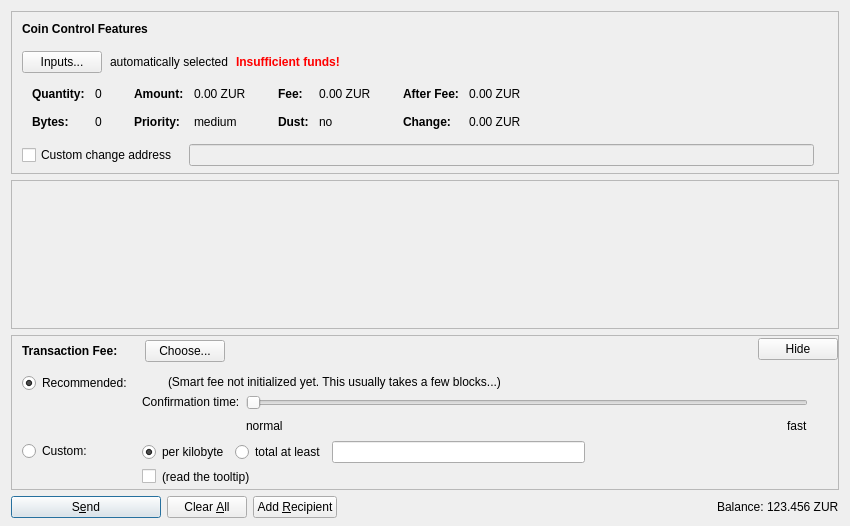
<?xml version="1.0" encoding="UTF-8"?>
<ui version="4.0">
 <class>SendCoinsDialog</class>
 <widget class="QDialog" name="SendCoinsDialog">
  <property name="geometry">
   <rect>
    <x>0</x>
    <y>0</y>
    <width>850</width>
    <height>526</height>
   </rect>
  </property>
  <property name="windowTitle">
   <string>Send Coins</string>
  </property>
  <layout class="QVBoxLayout" name="verticalLayout" stretch="0,1,0,0">
   <property name="bottomMargin">
    <number>8</number>
   </property>
   <item>
    <widget class="QFrame" name="frameCoinControl">
     <property name="sizePolicy">
      <sizepolicy hsizetype="Expanding" vsizetype="Expanding">
       <horstretch>0</horstretch>
       <verstretch>0</verstretch>
      </sizepolicy>
     </property>
     <property name="maximumSize">
      <size>
       <width>16777215</width>
       <height>16777215</height>
      </size>
     </property>
     <property name="frameShape">
      <enum>QFrame::StyledPanel</enum>
     </property>
     <property name="frameShadow">
      <enum>QFrame::Sunken</enum>
     </property>
     <layout class="QVBoxLayout" name="verticalLayoutCoinControl2">
      <property name="spacing">
       <number>0</number>
      </property>
      <property name="leftMargin">
       <number>0</number>
      </property>
      <property name="topMargin">
       <number>0</number>
      </property>
      <property name="rightMargin">
       <number>0</number>
      </property>
      <property name="bottomMargin">
       <number>6</number>
      </property>
      <item>
       <layout class="QVBoxLayout" name="verticalLayoutCoinControl" stretch="0,0,0,0,1">
        <property name="spacing">
         <number>0</number>
        </property>
        <property name="leftMargin">
         <number>10</number>
        </property>
        <property name="topMargin">
         <number>10</number>
        </property>
        <item>
         <layout class="QHBoxLayout" name="horizontalLayoutCoinControl1">
          <property name="bottomMargin">
           <number>15</number>
          </property>
          <item>
           <widget class="QLabel" name="labelCoinControlFeatures">
            <property name="sizePolicy">
             <sizepolicy hsizetype="Preferred" vsizetype="Maximum">
              <horstretch>0</horstretch>
              <verstretch>0</verstretch>
             </sizepolicy>
            </property>
            <property name="font">
             <font>
              <weight>75</weight>
              <bold>true</bold>
             </font>
            </property>
            <property name="styleSheet">
             <string notr="true">font-weight:bold;</string>
            </property>
            <property name="text">
             <string>Coin Control Features</string>
            </property>
           </widget>
          </item>
         </layout>
        </item>
        <item>
         <layout class="QHBoxLayout" name="horizontalLayoutCoinControl2" stretch="0,0,0,0">
          <property name="spacing">
           <number>8</number>
          </property>
          <property name="bottomMargin">
           <number>10</number>
          </property>
          <item>
           <widget class="QPushButton" name="pushButtonCoinControl">
            <property name="styleSheet">
             <string notr="true"/>
            </property>
            <property name="text">
             <string>Inputs...</string>
            </property>
            <property name="autoDefault">
             <bool>false</bool>
            </property>
           </widget>
          </item>
          <item>
           <widget class="QLabel" name="labelCoinControlAutomaticallySelected">
            <property name="text">
             <string>automatically selected</string>
            </property>
            <property name="margin">
             <number>5</number>
            </property>
           </widget>
          </item>
          <item>
           <widget class="QLabel" name="labelCoinControlInsuffFunds">
            <property name="font">
             <font>
              <weight>75</weight>
              <bold>true</bold>
             </font>
            </property>
            <property name="styleSheet">
             <string notr="true">color:red;font-weight:bold;</string>
            </property>
            <property name="text">
             <string>Insufficient funds!</string>
            </property>
            <property name="margin">
             <number>5</number>
            </property>
           </widget>
          </item>
          <item>
           <spacer name="horizontalSpacerCoinControl">
            <property name="orientation">
             <enum>Qt::Horizontal</enum>
            </property>
            <property name="sizeHint" stdset="0">
             <size>
              <width>40</width>
              <height>1</height>
             </size>
            </property>
           </spacer>
          </item>
         </layout>
        </item>
        <item>
         <widget class="QWidget" name="widgetCoinControl" native="true">
          <property name="sizePolicy">
           <sizepolicy hsizetype="Preferred" vsizetype="Preferred">
            <horstretch>0</horstretch>
            <verstretch>0</verstretch>
           </sizepolicy>
          </property>
          <property name="minimumSize">
           <size>
            <width>0</width>
            <height>0</height>
           </size>
          </property>
          <property name="styleSheet">
           <string notr="true"/>
          </property>
          <layout class="QHBoxLayout" name="horizontalLayoutCoinControl5">
           <property name="leftMargin">
            <number>0</number>
           </property>
           <property name="topMargin">
            <number>0</number>
           </property>
           <property name="rightMargin">
            <number>0</number>
           </property>
           <property name="bottomMargin">
            <number>0</number>
           </property>
           <item>
            <layout class="QHBoxLayout" name="horizontalLayoutCoinControl3" stretch="0,0,0,1">
             <property name="spacing">
              <number>20</number>
             </property>
             <property name="topMargin">
              <number>0</number>
             </property>
             <property name="bottomMargin">
              <number>10</number>
             </property>
             <item>
              <layout class="QFormLayout" name="formLayoutCoinControl1">
               <property name="horizontalSpacing">
                <number>10</number>
               </property>
               <property name="verticalSpacing">
                <number>14</number>
               </property>
               <property name="leftMargin">
                <number>10</number>
               </property>
               <property name="topMargin">
                <number>4</number>
               </property>
               <property name="rightMargin">
                <number>6</number>
               </property>
               <item row="0" column="0">
                <widget class="QLabel" name="labelCoinControlQuantityText">
                 <property name="font">
                  <font>
                   <weight>75</weight>
                   <bold>true</bold>
                  </font>
                 </property>
                 <property name="text">
                  <string>Quantity:</string>
                 </property>
                 <property name="margin">
                  <number>0</number>
                 </property>
                </widget>
               </item>
               <item row="0" column="1">
                <widget class="QLabel" name="labelCoinControlQuantity">
                 <property name="cursor">
                  <cursorShape>IBeamCursor</cursorShape>
                 </property>
                 <property name="contextMenuPolicy">
                  <enum>Qt::ActionsContextMenu</enum>
                 </property>
                 <property name="text">
                  <string notr="true">0</string>
                 </property>
                 <property name="margin">
                  <number>0</number>
                 </property>
                 <property name="textInteractionFlags">
                  <set>Qt::LinksAccessibleByMouse|Qt::TextSelectableByKeyboard|Qt::TextSelectableByMouse</set>
                 </property>
                </widget>
               </item>
               <item row="1" column="0">
                <widget class="QLabel" name="labelCoinControlBytesText">
                 <property name="font">
                  <font>
                   <weight>75</weight>
                   <bold>true</bold>
                  </font>
                 </property>
                 <property name="text">
                  <string>Bytes:</string>
                 </property>
                </widget>
               </item>
               <item row="1" column="1">
                <widget class="QLabel" name="labelCoinControlBytes">
                 <property name="cursor">
                  <cursorShape>IBeamCursor</cursorShape>
                 </property>
                 <property name="contextMenuPolicy">
                  <enum>Qt::ActionsContextMenu</enum>
                 </property>
                 <property name="text">
                  <string notr="true">0</string>
                 </property>
                 <property name="textInteractionFlags">
                  <set>Qt::LinksAccessibleByMouse|Qt::TextSelectableByKeyboard|Qt::TextSelectableByMouse</set>
                 </property>
                </widget>
               </item>
              </layout>
             </item>
             <item>
              <layout class="QFormLayout" name="formLayoutCoinControl2">
               <property name="horizontalSpacing">
                <number>10</number>
               </property>
               <property name="verticalSpacing">
                <number>14</number>
               </property>
               <property name="leftMargin">
                <number>6</number>
               </property>
               <property name="topMargin">
                <number>4</number>
               </property>
               <property name="rightMargin">
                <number>6</number>
               </property>
               <item row="0" column="0">
                <widget class="QLabel" name="labelCoinControlAmountText">
                 <property name="font">
                  <font>
                   <weight>75</weight>
                   <bold>true</bold>
                  </font>
                 </property>
                 <property name="text">
                  <string>Amount:</string>
                 </property>
                 <property name="margin">
                  <number>0</number>
                 </property>
                </widget>
               </item>
               <item row="0" column="1">
                <widget class="QLabel" name="labelCoinControlAmount">
                 <property name="cursor">
                  <cursorShape>IBeamCursor</cursorShape>
                 </property>
                 <property name="contextMenuPolicy">
                  <enum>Qt::ActionsContextMenu</enum>
                 </property>
                 <property name="text">
                  <string notr="true">0.00 ZUR</string>
                 </property>
                 <property name="textInteractionFlags">
                  <set>Qt::LinksAccessibleByMouse|Qt::TextSelectableByKeyboard|Qt::TextSelectableByMouse</set>
                 </property>
                </widget>
               </item>
               <item row="1" column="0">
                <widget class="QLabel" name="labelCoinControlPriorityText">
                 <property name="font">
                  <font>
                   <weight>75</weight>
                   <bold>true</bold>
                  </font>
                 </property>
                 <property name="text">
                  <string>Priority:</string>
                 </property>
                </widget>
               </item>
               <item row="1" column="1">
                <widget class="QLabel" name="labelCoinControlPriority">
                 <property name="cursor">
                  <cursorShape>IBeamCursor</cursorShape>
                 </property>
                 <property name="contextMenuPolicy">
                  <enum>Qt::ActionsContextMenu</enum>
                 </property>
                 <property name="text">
                  <string notr="true">medium</string>
                 </property>
                 <property name="textInteractionFlags">
                  <set>Qt::LinksAccessibleByMouse|Qt::TextSelectableByKeyboard|Qt::TextSelectableByMouse</set>
                 </property>
                </widget>
               </item>
              </layout>
             </item>
             <item>
              <layout class="QFormLayout" name="formLayoutCoinControl3">
               <property name="horizontalSpacing">
                <number>10</number>
               </property>
               <property name="verticalSpacing">
                <number>14</number>
               </property>
               <property name="leftMargin">
                <number>6</number>
               </property>
               <property name="topMargin">
                <number>4</number>
               </property>
               <property name="rightMargin">
                <number>6</number>
               </property>
               <item row="0" column="0">
                <widget class="QLabel" name="labelCoinControlFeeText">
                 <property name="font">
                  <font>
                   <weight>75</weight>
                   <bold>true</bold>
                  </font>
                 </property>
                 <property name="text">
                  <string>Fee:</string>
                 </property>
                 <property name="margin">
                  <number>0</number>
                 </property>
                </widget>
               </item>
               <item row="0" column="1">
                <widget class="QLabel" name="labelCoinControlFee">
                 <property name="cursor">
                  <cursorShape>IBeamCursor</cursorShape>
                 </property>
                 <property name="contextMenuPolicy">
                  <enum>Qt::ActionsContextMenu</enum>
                 </property>
                 <property name="text">
                  <string notr="true">0.00 ZUR</string>
                 </property>
                 <property name="textInteractionFlags">
                  <set>Qt::LinksAccessibleByMouse|Qt::TextSelectableByKeyboard|Qt::TextSelectableByMouse</set>
                 </property>
                </widget>
               </item>
               <item row="1" column="0">
                <widget class="QLabel" name="labelCoinControlLowOutputText">
                 <property name="font">
                  <font>
                   <weight>75</weight>
                   <bold>true</bold>
                  </font>
                 </property>
                 <property name="text">
                  <string>Dust:</string>
                 </property>
                </widget>
               </item>
               <item row="1" column="1">
                <widget class="QLabel" name="labelCoinControlLowOutput">
                 <property name="cursor">
                  <cursorShape>IBeamCursor</cursorShape>
                 </property>
                 <property name="contextMenuPolicy">
                  <enum>Qt::ActionsContextMenu</enum>
                 </property>
                 <property name="text">
                  <string notr="true">no</string>
                 </property>
                 <property name="textInteractionFlags">
                  <set>Qt::LinksAccessibleByMouse|Qt::TextSelectableByKeyboard|Qt::TextSelectableByMouse</set>
                 </property>
                </widget>
               </item>
              </layout>
             </item>
             <item>
              <layout class="QFormLayout" name="formLayoutCoinControl4">
               <property name="horizontalSpacing">
                <number>10</number>
               </property>
               <property name="verticalSpacing">
                <number>14</number>
               </property>
               <property name="leftMargin">
                <number>6</number>
               </property>
               <property name="topMargin">
                <number>4</number>
               </property>
               <property name="rightMargin">
                <number>6</number>
               </property>
               <item row="0" column="0">
                <widget class="QLabel" name="labelCoinControlAfterFeeText">
                 <property name="font">
                  <font>
                   <weight>75</weight>
                   <bold>true</bold>
                  </font>
                 </property>
                 <property name="text">
                  <string>After Fee:</string>
                 </property>
                 <property name="margin">
                  <number>0</number>
                 </property>
                </widget>
               </item>
               <item row="0" column="1">
                <widget class="QLabel" name="labelCoinControlAfterFee">
                 <property name="cursor">
                  <cursorShape>IBeamCursor</cursorShape>
                 </property>
                 <property name="contextMenuPolicy">
                  <enum>Qt::ActionsContextMenu</enum>
                 </property>
                 <property name="text">
                  <string notr="true">0.00 ZUR</string>
                 </property>
                 <property name="textInteractionFlags">
                  <set>Qt::LinksAccessibleByMouse|Qt::TextSelectableByKeyboard|Qt::TextSelectableByMouse</set>
                 </property>
                </widget>
               </item>
               <item row="1" column="0">
                <widget class="QLabel" name="labelCoinControlChangeText">
                 <property name="font">
                  <font>
                   <weight>75</weight>
                   <bold>true</bold>
                  </font>
                 </property>
                 <property name="text">
                  <string>Change:</string>
                 </property>
                </widget>
               </item>
               <item row="1" column="1">
                <widget class="QLabel" name="labelCoinControlChange">
                 <property name="cursor">
                  <cursorShape>IBeamCursor</cursorShape>
                 </property>
                 <property name="contextMenuPolicy">
                  <enum>Qt::ActionsContextMenu</enum>
                 </property>
                 <property name="text">
                  <string notr="true">0.00 ZUR</string>
                 </property>
                 <property name="textInteractionFlags">
                  <set>Qt::LinksAccessibleByMouse|Qt::TextSelectableByKeyboard|Qt::TextSelectableByMouse</set>
                 </property>
                </widget>
               </item>
              </layout>
             </item>
            </layout>
           </item>
          </layout>
         </widget>
        </item>
        <item>
         <layout class="QHBoxLayout" name="horizontalLayoutCoinControl4" stretch="0,0,0">
          <property name="spacing">
           <number>12</number>
          </property>
          <property name="sizeConstraint">
           <enum>QLayout::SetDefaultConstraint</enum>
          </property>
          <property name="topMargin">
           <number>5</number>
          </property>
          <property name="rightMargin">
           <number>5</number>
          </property>
          <item>
           <widget class="QCheckBox" name="checkBoxCoinControlChange">
            <property name="toolTip">
             <string>If this is activated, but the change address is empty or invalid, change will be sent to a newly generated address.</string>
            </property>
            <property name="text">
             <string>Custom change address</string>
            </property>
           </widget>
          </item>
          <item>
           <widget class="QValidatedLineEdit" name="lineEditCoinControlChange">
            <property name="enabled">
             <bool>false</bool>
            </property>
            <property name="sizePolicy">
             <sizepolicy hsizetype="Expanding" vsizetype="Fixed">
              <horstretch>0</horstretch>
              <verstretch>0</verstretch>
             </sizepolicy>
            </property>
           </widget>
          </item>
          <item>
           <widget class="QLabel" name="labelCoinControlChangeLabel">
            <property name="sizePolicy">
             <sizepolicy hsizetype="Preferred" vsizetype="Expanding">
              <horstretch>0</horstretch>
              <verstretch>0</verstretch>
             </sizepolicy>
            </property>
            <property name="minimumSize">
             <size>
              <width>0</width>
              <height>0</height>
             </size>
            </property>
            <property name="text">
             <string/>
            </property>
            <property name="margin">
             <number>3</number>
            </property>
           </widget>
          </item>
         </layout>
        </item>
        <item>
         <spacer name="verticalSpacerCoinControl">
          <property name="orientation">
           <enum>Qt::Vertical</enum>
          </property>
          <property name="sizeHint" stdset="0">
           <size>
            <width>800</width>
            <height>1</height>
           </size>
          </property>
         </spacer>
        </item>
       </layout>
      </item>
     </layout>
    </widget>
   </item>
   <item>
    <widget class="QScrollArea" name="scrollArea">
     <property name="widgetResizable">
      <bool>true</bool>
     </property>
     <widget class="QWidget" name="scrollAreaWidgetContents">
      <property name="geometry">
       <rect>
        <x>0</x>
        <y>0</y>
        <width>830</width>
        <height>104</height>
       </rect>
      </property>
      <layout class="QVBoxLayout" name="verticalLayout_2" stretch="0,1">
       <property name="leftMargin">
        <number>0</number>
       </property>
       <property name="topMargin">
        <number>0</number>
       </property>
       <property name="rightMargin">
        <number>0</number>
       </property>
       <property name="bottomMargin">
        <number>0</number>
       </property>
       <item>
        <layout class="QVBoxLayout" name="entries">
         <property name="spacing">
          <number>6</number>
         </property>
        </layout>
       </item>
       <item>
        <spacer name="verticalSpacer">
         <property name="orientation">
          <enum>Qt::Vertical</enum>
         </property>
         <property name="sizeHint" stdset="0">
          <size>
           <width>20</width>
           <height>40</height>
          </size>
         </property>
        </spacer>
       </item>
      </layout>
     </widget>
    </widget>
   </item>
   <item>
    <widget class="QFrame" name="frameFee">
     <property name="sizePolicy">
      <sizepolicy hsizetype="Expanding" vsizetype="Expanding">
       <horstretch>0</horstretch>
       <verstretch>0</verstretch>
      </sizepolicy>
     </property>
     <property name="maximumSize">
      <size>
       <width>16777215</width>
       <height>16777215</height>
      </size>
     </property>
     <property name="frameShape">
      <enum>QFrame::StyledPanel</enum>
     </property>
     <property name="frameShadow">
      <enum>QFrame::Sunken</enum>
     </property>
     <layout class="QVBoxLayout" name="verticalLayoutFee1">
      <property name="spacing">
       <number>0</number>
      </property>
      <property name="leftMargin">
       <number>0</number>
      </property>
      <property name="topMargin">
       <number>0</number>
      </property>
      <property name="rightMargin">
       <number>0</number>
      </property>
      <property name="bottomMargin">
       <number>0</number>
      </property>
      <item>
       <layout class="QVBoxLayout" name="verticalLayoutFee2" stretch="0,0,0">
        <property name="spacing">
         <number>0</number>
        </property>
        <property name="leftMargin">
         <number>10</number>
        </property>
        <property name="topMargin">
         <number>0</number>
        </property>
        <item>
         <layout class="QHBoxLayout" name="horizontalLayoutFee1">
          <property name="bottomMargin">
           <number>0</number>
          </property>
          <item>
           <layout class="QVBoxLayout" name="verticalLayoutFee7">
            <property name="spacing">
             <number>0</number>
            </property>
            <item>
             <spacer name="verticalSpacerSmartFee">
              <property name="orientation">
               <enum>Qt::Vertical</enum>
              </property>
              <property name="sizeType">
               <enum>QSizePolicy::Fixed</enum>
              </property>
              <property name="sizeHint" stdset="0">
               <size>
                <width>1</width>
                <height>4</height>
               </size>
              </property>
             </spacer>
            </item>
            <item>
             <layout class="QHBoxLayout" name="horizontalLayoutSmartFee">
              <property name="spacing">
               <number>10</number>
              </property>
              <item>
               <widget class="QLabel" name="labelFeeHeadline">
                <property name="sizePolicy">
                 <sizepolicy hsizetype="Preferred" vsizetype="Maximum">
                  <horstretch>0</horstretch>
                  <verstretch>0</verstretch>
                 </sizepolicy>
                </property>
                <property name="font">
                 <font>
                  <weight>75</weight>
                  <bold>true</bold>
                 </font>
                </property>
                <property name="styleSheet">
                 <string notr="true">font-weight:bold;</string>
                </property>
                <property name="text">
                 <string>Transaction Fee:</string>
                </property>
               </widget>
              </item>
              <item>
               <widget class="QLabel" name="labelFeeMinimized">
                <property name="text">
                 <string/>
                </property>
               </widget>
              </item>
              <item>
               <widget class="QPushButton" name="buttonChooseFee">
                <property name="text">
                 <string>Choose...</string>
                </property>
               </widget>
              </item>
             </layout>
            </item>
            <item>
             <spacer name="verticalSpacer_5">
              <property name="orientation">
               <enum>Qt::Vertical</enum>
              </property>
              <property name="sizeHint" stdset="0">
               <size>
                <width>1</width>
                <height>1</height>
               </size>
              </property>
             </spacer>
            </item>
           </layout>
          </item>
          <item>
           <spacer name="horizontalSpacer_4">
            <property name="orientation">
             <enum>Qt::Horizontal</enum>
            </property>
            <property name="sizeHint" stdset="0">
             <size>
              <width>40</width>
              <height>20</height>
             </size>
            </property>
           </spacer>
          </item>
          <item>
           <widget class="QPushButton" name="buttonMinimizeFee">
            <property name="toolTip">
             <string>collapse fee-settings</string>
            </property>
            <property name="text">
             <string>Hide</string>
            </property>
           </widget>
          </item>
         </layout>
        </item>
        <item>
         <widget class="QFrame" name="frameFeeSelection">
          <layout class="QVBoxLayout" name="verticalLayoutFee12">
           <property name="spacing">
            <number>0</number>
           </property>
           <property name="leftMargin">
            <number>0</number>
           </property>
           <property name="topMargin">
            <number>0</number>
           </property>
           <property name="rightMargin">
            <number>0</number>
           </property>
           <property name="bottomMargin">
            <number>0</number>
           </property>
           <item>
            <layout class="QGridLayout" name="gridLayoutFee">
             <property name="topMargin">
              <number>10</number>
             </property>
             <property name="bottomMargin">
              <number>4</number>
             </property>
             <property name="horizontalSpacing">
              <number>10</number>
             </property>
             <property name="verticalSpacing">
              <number>4</number>
             </property>
             <item row="1" column="1">
              <layout class="QVBoxLayout" name="verticalLayoutFee8">
               <property name="spacing">
                <number>6</number>
               </property>
               <item>
                <layout class="QHBoxLayout" name="horizontalLayoutFee13">
                 <item>
                  <widget class="QRadioButton" name="radioCustomPerKilobyte">
                   <property name="toolTip">
                    <string>If the custom fee is set to 1000 satoshis and the transaction is only 250 bytes, then &quot;per kilobyte&quot; only pays 250 satoshis in fee, while &quot;total at least&quot; pays 1000 satoshis. For transactions bigger than a kilobyte both pay by kilobyte.</string>
                   </property>
                   <property name="text">
                    <string>per kilobyte</string>
                   </property>
                   <property name="checked">
                    <bool>true</bool>
                   </property>
                   <attribute name="buttonGroup">
                    <string notr="true">groupCustomFee</string>
                   </attribute>
                  </widget>
                 </item>
                 <item>
                  <widget class="QRadioButton" name="radioCustomAtLeast">
                   <property name="toolTip">
                    <string>If the custom fee is set to 1000 satoshis and the transaction is only 250 bytes, then &quot;per kilobyte&quot; only pays 250 satoshis in fee, while &quot;total at least&quot; pays 1000 satoshis. For transactions bigger than a kilobyte both pay by kilobyte.</string>
                   </property>
                   <property name="text">
                    <string>total at least</string>
                   </property>
                   <attribute name="buttonGroup">
                    <string notr="true">groupCustomFee</string>
                   </attribute>
                  </widget>
                 </item>
                 <item>
                  <widget class="BitcoinAmountField" name="customFee"/>
                 </item>
                 <item>
                  <spacer name="horizontalSpacer_6">
                   <property name="orientation">
                    <enum>Qt::Horizontal</enum>
                   </property>
                   <property name="sizeHint" stdset="0">
                    <size>
                     <width>1</width>
                     <height>1</height>
                    </size>
                   </property>
                  </spacer>
                 </item>
                </layout>
               </item>
               <item>
                <layout class="QHBoxLayout" name="horizontalLayoutFee8">
                 <item>
                  <widget class="QCheckBox" name="checkBoxMinimumFee">
                   <property name="toolTip">
                    <string>Paying only the minimum fee is just fine as long as there is less transaction volume than space in the blocks. But be aware that this can end up in a never confirming transaction once there is more demand for zurcoin transactions than the network can process.</string>
                   </property>
                   <property name="text">
                    <string/>
                   </property>
                  </widget>
                 </item>
                 <item>
                  <widget class="QLabel" name="labelMinFeeWarning">
                   <property name="enabled">
                    <bool>true</bool>
                   </property>
                   <property name="toolTip">
                    <string>Paying only the minimum fee is just fine as long as there is less transaction volume than space in the blocks. But be aware that this can end up in a never confirming transaction once there is more demand for zurcoin transactions than the network can process.</string>
                   </property>
                   <property name="text">
                    <string>(read the tooltip)</string>
                   </property>
                   <property name="margin">
                    <number>5</number>
                   </property>
                  </widget>
                 </item>
                 <item>
                  <spacer name="horizontalSpacer_2">
                   <property name="orientation">
                    <enum>Qt::Horizontal</enum>
                   </property>
                   <property name="sizeHint" stdset="0">
                    <size>
                     <width>1</width>
                     <height>1</height>
                    </size>
                   </property>
                  </spacer>
                 </item>
                </layout>
               </item>
              </layout>
             </item>
             <item row="0" column="0">
              <layout class="QVBoxLayout" name="verticalLayoutFee4" stretch="0,1">
               <item>
                <widget class="QRadioButton" name="radioSmartFee">
                 <property name="text">
                  <string>Recommended:</string>
                 </property>
                 <property name="checked">
                  <bool>true</bool>
                 </property>
                 <attribute name="buttonGroup">
                  <string notr="true">groupFee</string>
                 </attribute>
                </widget>
               </item>
               <item>
                <spacer name="verticalSpacer_2">
                 <property name="orientation">
                  <enum>Qt::Vertical</enum>
                 </property>
                 <property name="sizeHint" stdset="0">
                  <size>
                   <width>1</width>
                   <height>1</height>
                  </size>
                 </property>
                </spacer>
               </item>
              </layout>
             </item>
             <item row="1" column="0">
              <layout class="QVBoxLayout" name="verticalLayoutFee9" stretch="0,1">
               <item>
                <widget class="QRadioButton" name="radioCustomFee">
                 <property name="text">
                  <string>Custom:</string>
                 </property>
                 <attribute name="buttonGroup">
                  <string notr="true">groupFee</string>
                 </attribute>
                </widget>
               </item>
               <item>
                <spacer name="verticalSpacer_6">
                 <property name="orientation">
                  <enum>Qt::Vertical</enum>
                 </property>
                 <property name="sizeHint" stdset="0">
                  <size>
                   <width>1</width>
                   <height>1</height>
                  </size>
                 </property>
                </spacer>
               </item>
              </layout>
             </item>
             <item row="0" column="1">
              <layout class="QVBoxLayout" name="verticalLayoutFee3" stretch="0,0,1">
               <property name="spacing">
                <number>6</number>
               </property>
               <property name="topMargin">
                <number>2</number>
               </property>
               <item>
                <layout class="QHBoxLayout" name="horizontalLayoutFee12">
                 <item>
                  <widget class="QLabel" name="labelSmartFee">
                   <property name="text">
                    <string/>
                   </property>
                   <property name="margin">
                    <number>2</number>
                   </property>
                  </widget>
                 </item>
                 <item>
                  <widget class="QLabel" name="labelFeeEstimation">
                   <property name="text">
                    <string/>
                   </property>
                  </widget>
                 </item>
                 <item>
                  <widget class="QLabel" name="labelSmartFee2">
                   <property name="text">
                    <string>(Smart fee not initialized yet. This usually takes a few blocks...)</string>
                   </property>
                   <property name="margin">
                    <number>2</number>
                   </property>
                  </widget>
                 </item>
                 <item>
                  <spacer name="horizontalSpacer_5">
                   <property name="orientation">
                    <enum>Qt::Horizontal</enum>
                   </property>
                   <property name="sizeHint" stdset="0">
                    <size>
                     <width>1</width>
                     <height>1</height>
                    </size>
                   </property>
                  </spacer>
                 </item>
                </layout>
               </item>
               <item>
                <layout class="QHBoxLayout" name="horizontalLayoutFee9">
                 <item>
                  <layout class="QVBoxLayout" name="verticalLayoutFee6">
                   <item>
                    <widget class="QLabel" name="labelSmartFee3">
                     <property name="text">
                      <string>Confirmation time:</string>
                     </property>
                     <property name="margin">
                      <number>2</number>
                     </property>
                    </widget>
                   </item>
                   <item>
                    <spacer name="verticalSpacer_3">
                     <property name="orientation">
                      <enum>Qt::Vertical</enum>
                     </property>
                     <property name="sizeHint" stdset="0">
                      <size>
                       <width>1</width>
                       <height>1</height>
                      </size>
                     </property>
                    </spacer>
                   </item>
                  </layout>
                 </item>
                 <item>
                  <layout class="QVBoxLayout" name="verticalLayoutFee5">
                   <property name="rightMargin">
                    <number>30</number>
                   </property>
                   <item>
                    <widget class="QSlider" name="sliderSmartFee">
                     <property name="minimum">
                      <number>0</number>
                     </property>
                     <property name="maximum">
                      <number>24</number>
                     </property>
                     <property name="pageStep">
                      <number>1</number>
                     </property>
                     <property name="value">
                      <number>0</number>
                     </property>
                     <property name="orientation">
                      <enum>Qt::Horizontal</enum>
                     </property>
                     <property name="invertedAppearance">
                      <bool>false</bool>
                     </property>
                     <property name="invertedControls">
                      <bool>false</bool>
                     </property>
                     <property name="tickPosition">
                      <enum>QSlider::NoTicks</enum>
                     </property>
                    </widget>
                   </item>
                   <item>
                    <layout class="QHBoxLayout" name="horizontalLayoutFee10">
                     <item>
                      <widget class="QLabel" name="labelSmartFeeNormal">
                       <property name="text">
                        <string>normal</string>
                       </property>
                      </widget>
                     </item>
                     <item>
                      <spacer name="horizontalSpacer_3">
                       <property name="orientation">
                        <enum>Qt::Horizontal</enum>
                       </property>
                       <property name="sizeHint" stdset="0">
                        <size>
                         <width>40</width>
                         <height>20</height>
                        </size>
                       </property>
                      </spacer>
                     </item>
                     <item>
                      <widget class="QLabel" name="labelSmartFeeFast">
                       <property name="text">
                        <string>fast</string>
                       </property>
                      </widget>
                     </item>
                    </layout>
                   </item>
                  </layout>
                 </item>
                </layout>
               </item>
               <item>
                <spacer name="verticalSpacer_4">
                 <property name="orientation">
                  <enum>Qt::Vertical</enum>
                 </property>
                 <property name="sizeHint" stdset="0">
                  <size>
                   <width>1</width>
                   <height>1</height>
                  </size>
                 </property>
                </spacer>
               </item>
              </layout>
             </item>
            </layout>
           </item>
          </layout>
         </widget>
        </item>
        <item>
         <spacer name="verticalSpacerFee">
          <property name="orientation">
           <enum>Qt::Vertical</enum>
          </property>
          <property name="sizeHint" stdset="0">
           <size>
            <width>800</width>
            <height>1</height>
           </size>
          </property>
         </spacer>
        </item>
       </layout>
      </item>
     </layout>
    </widget>
   </item>
   <item>
    <layout class="QHBoxLayout" name="horizontalLayout">
     <item>
      <widget class="QPushButton" name="sendButton">
       <property name="minimumSize">
        <size>
         <width>150</width>
         <height>0</height>
        </size>
       </property>
       <property name="toolTip">
        <string>Confirm the send action</string>
       </property>
       <property name="text">
        <string>S&amp;end</string>
       </property>
       <property name="icon">
        <iconset resource="../bitcoin.qrc">
         <normaloff>:/icons/send</normaloff>:/icons/send</iconset>
       </property>
       <property name="autoDefault">
        <bool>false</bool>
       </property>
       <property name="default">
        <bool>true</bool>
       </property>
      </widget>
     </item>
     <item>
      <widget class="QPushButton" name="clearButton">
       <property name="sizePolicy">
        <sizepolicy hsizetype="Minimum" vsizetype="Fixed">
         <horstretch>0</horstretch>
         <verstretch>0</verstretch>
        </sizepolicy>
       </property>
       <property name="toolTip">
        <string>Clear all fields of the form.</string>
       </property>
       <property name="text">
        <string>Clear &amp;All</string>
       </property>
       <property name="icon">
        <iconset resource="../bitcoin.qrc">
         <normaloff>:/icons/remove</normaloff>:/icons/remove</iconset>
       </property>
       <property name="autoDefault">
        <bool>false</bool>
       </property>
      </widget>
     </item>
     <item>
      <widget class="QPushButton" name="addButton">
       <property name="toolTip">
        <string>Send to multiple recipients at once</string>
       </property>
       <property name="text">
        <string>Add &amp;Recipient</string>
       </property>
       <property name="icon">
        <iconset resource="../bitcoin.qrc">
         <normaloff>:/icons/add</normaloff>:/icons/add</iconset>
       </property>
       <property name="autoDefault">
        <bool>false</bool>
       </property>
      </widget>
     </item>
     <item>
      <spacer name="horizontalSpacer">
       <property name="orientation">
        <enum>Qt::Horizontal</enum>
       </property>
       <property name="sizeHint" stdset="0">
        <size>
         <width>40</width>
         <height>20</height>
        </size>
       </property>
      </spacer>
     </item>
     <item>
      <layout class="QHBoxLayout" name="horizontalLayout_2">
       <property name="spacing">
        <number>3</number>
       </property>
       <item>
        <widget class="QLabel" name="label">
         <property name="sizePolicy">
          <sizepolicy hsizetype="Preferred" vsizetype="Fixed">
           <horstretch>0</horstretch>
           <verstretch>0</verstretch>
          </sizepolicy>
         </property>
         <property name="text">
          <string>Balance:</string>
         </property>
        </widget>
       </item>
       <item>
        <widget class="QLabel" name="labelBalance">
         <property name="sizePolicy">
          <sizepolicy hsizetype="Preferred" vsizetype="Fixed">
           <horstretch>0</horstretch>
           <verstretch>0</verstretch>
          </sizepolicy>
         </property>
         <property name="cursor">
          <cursorShape>IBeamCursor</cursorShape>
         </property>
         <property name="text">
          <string notr="true">123.456 ZUR</string>
         </property>
         <property name="textInteractionFlags">
          <set>Qt::LinksAccessibleByMouse|Qt::TextSelectableByKeyboard|Qt::TextSelectableByMouse</set>
         </property>
        </widget>
       </item>
      </layout>
     </item>
    </layout>
   </item>
  </layout>
 </widget>
 <customwidgets>
  <customwidget>
   <class>QValidatedLineEdit</class>
   <extends>QLineEdit</extends>
   <header>qvalidatedlineedit.h</header>
  </customwidget>
  <customwidget>
   <class>BitcoinAmountField</class>
   <extends>QLineEdit</extends>
   <header>bitcoinamountfield.h</header>
   <container>1</container>
  </customwidget>
 </customwidgets>
 <resources>
  <include location="../bitcoin.qrc"/>
 </resources>
 <connections/>
 <buttongroups>
  <buttongroup name="groupFee"/>
  <buttongroup name="groupCustomFee"/>
 </buttongroups>
</ui>
